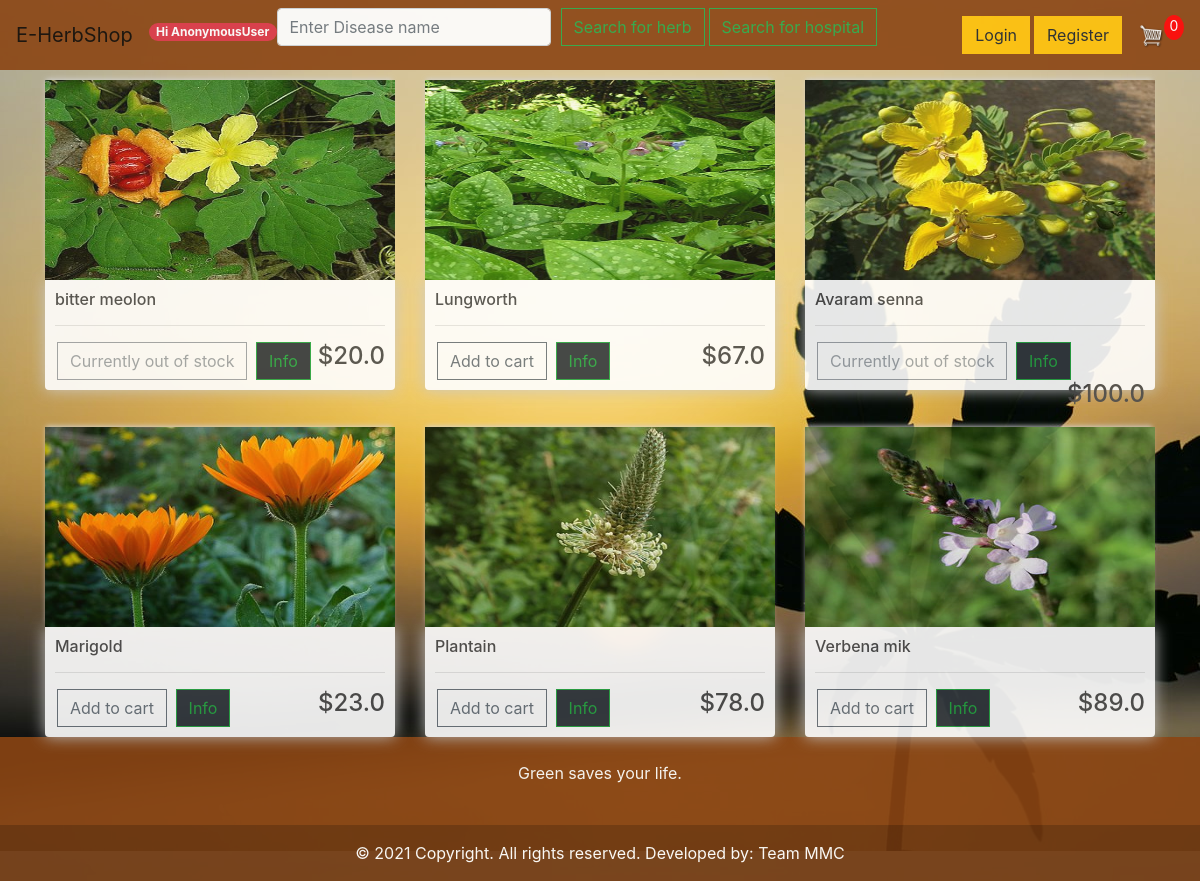
The page / on the database its author committed.
### store/models.py (models this page shows, shortened)
class Product(models.Model):
    name = models.CharField(max_length=200, null=True)
    price = models.FloatField()
    image = models.ImageField(blank=True, upload_to='images/')
    description = models.CharField(max_length=2000, null=True)
    stock = models.IntegerField(null=True)

### store/views.py (the view)
# urls.py: path('', include('store.urls'))
def store(request):
    if request.user.is_authenticated:
        customer = request.user.customer
        order, created = Order.objects.get_or_create(customer=customer, complete=False)
        items = order.orderitem_set.all()
        cartItems = order.get_cart_item
    else:
        items = []
        order = {'get_cart_total': 0, 'get_cart_item': 0}
        cartItems = order['get_cart_item']
    products = Product.objects.all()
    return render(request, 'store/store.html', {'products': products, 'cartItems': cartItems, 'items': items})

### store/Templates/store/store.html (shortened to what this page needs)
{% extends 'store/main.html' %}
{% load static %}
{% block content %}
    <div class="row">
        {% for product in products %}
            <div class="col-lg-4">
                <img class="thumbnail" src="{{ product.image.url }}">
                <div class="box-element product">
                    <h6>{{ product.name }}</h6>
                    <hr>
                    {% if product.stock <= 0 %}
                        <button disabled class="btn btn-outline-secondary ">
                            Currently out of stock
                        </button>
                    {% else %}
                        <button data-product="{{ product.id }}" data-action="add"
                                class="btn btn-outline-secondary add-btn update-cart">
                            Add to cart
                        </button>
                    {% endif %}
                    <a href="#n{{ forloop.counter }}" data-toggle="collapse" class=" btn btn-outline-success btn-dark"
                       role="button"
                       aria-expanded="false" aria-controls="collapseExample">Info</a>
                    <h4 style="display: inline-block; float: right;"> ${{ product.price }}</h4>
                </div>
            </div>
        {% endfor %}
    </div>
{% endblock content %}

### static/css/main.css (style rules this page uses)
body { background-color: red; background-image: url("bgf.jpg"); opacity: 90%; }
h1,h2,h3,h4,h5,h6 { color:hsl(0, 0%, 30%); }
.box-element { box-shadow:hsl(0, 0%, 80%) 0 0 16px; background-color: #fff; border-radius: 4px; padding: 10px; }
.thumbnail { width: 100%; height: 200px; -webkit-box-shadow: -1px -3px 5px -2px rgba(214,214,214,1); -moz-box-shadow: -1px -3px 5px -2px rgba(214,214,214,1); box-shadow: -1px -3px 5px -2px rgba(214,214,214,1); }
.product { border-radius: 0 0 4px 4px; }
.col-lg-4, .col-lg-6, .col-lg-8, .col-lg-12 { margin-top: 10px; }
.btn { border-radius: 0; margin-left: 2px; margin-right: 2px; }
:root { --input-padding-x: 1.5rem; --input-padding-y: .75rem; }

### rows shown on the page
Product: image (picture), name "bitter meolon", stock "Currently out of stock", price "20.0"
Product: image (picture), name "Lungworth", price "67.0"
Product: image (picture), name "Avaram senna", stock "Currently out of stock", price "100.0"
Product: image (picture), name "Marigold", price "23.0"
Product: image (picture), name "Plantain", price "78.0"
Product: image (picture), name "Verbena mik", price "89.0"

### other values the page prints
{{ request.user }} "AnonymousUser"
{{ cartItems }} "0"
